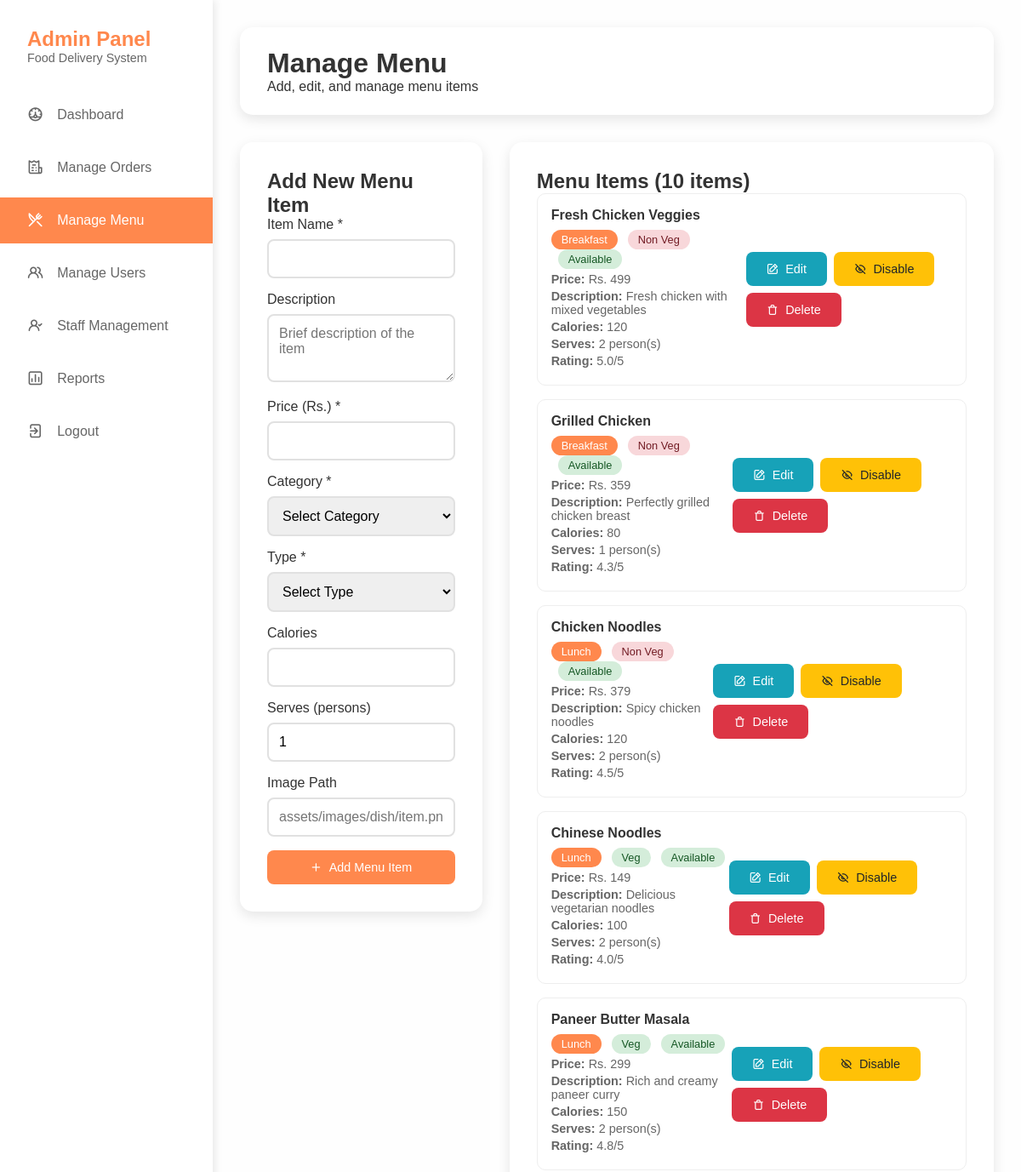
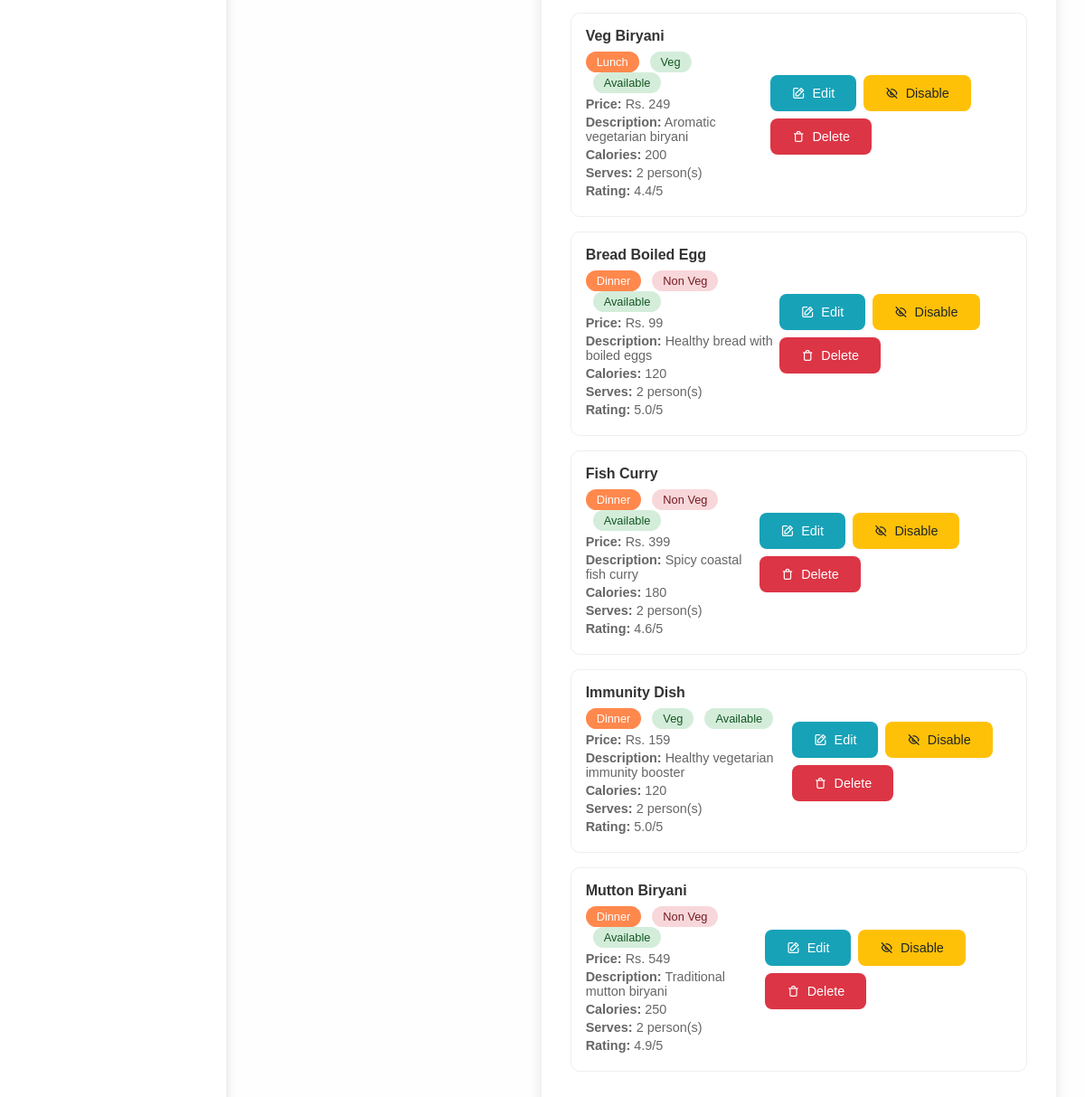
The app's page /admin/menu.php (signed in) with its own data (2 pictures, top to bottom).
### tables this page shows
CREATE TABLE IF NOT EXISTS menu_items (
    id INT AUTO_INCREMENT PRIMARY KEY,
    name VARCHAR(100) NOT NULL,
    description TEXT,
    price DECIMAL(10,2) NOT NULL,
    image VARCHAR(255),
    category ENUM('breakfast', 'lunch', 'dinner') NOT NULL,
    type ENUM('veg', 'non_veg') NOT NULL,
    calories INT,
    persons INT DEFAULT 1,
    rating DECIMAL(2,1) DEFAULT 0,
    is_available BOOLEAN DEFAULT TRUE,
    created_at TIMESTAMP DEFAULT CURRENT_TIMESTAMP
);

### admin/menu.php (the view, shortened to what this page needs)
<?php
$database = new Database();
$db = $database->getConnection();
$query = "SELECT * FROM menu_items ORDER BY category, name";
$stmt = $db->prepare($query);
$stmt->execute();
$menu_items = $stmt->fetchAll(PDO::FETCH_ASSOC);
?>
<!DOCTYPE html>
<html lang="en">
<head>
    <link rel="stylesheet" href="https://unicons.iconscout.com/release/v4.0.0/css/line.css">
</head>
<body>
    <div class="dashboard">
        <aside class="sidebar">
            <div class="sidebar-header">
                <h2>Admin Panel</h2>
                <p>Food Delivery System</p>
            </div>
            <ul class="sidebar-menu">
                <li><a href="dashboard.php"><i class="uil uil-dashboard"></i> Dashboard</a></li>
                <li><a href="orders.php"><i class="uil uil-receipt"></i> Manage Orders</a></li>
                <li><a href="menu.php" class="active"><i class="uil uil-restaurant"></i> Manage Menu</a></li>
                <li><a href="users.php"><i class="uil uil-users-alt"></i> Manage Users</a></li>
                <li><a href="staff.php"><i class="uil uil-user-check"></i> Staff Management</a></li>
                <li><a href="reports.php"><i class="uil uil-chart"></i> Reports</a></li>
                <li><a href="../logout.php"><i class="uil uil-signout"></i> Logout</a></li>
            </ul>
        </aside>
        <main class="main-content">
            <div class="header">
                <h1>Manage Menu</h1>
                <p>Add, edit, and manage menu items</p>
            </div>
            <div class="content-grid">
                <div class="add-item-section">
                    <h2>Add New Menu Item</h2>
                    <form method="POST">
                        <div class="form-group">
                            <label for="name">Item Name *</label>
                            <input type="text" id="name" name="name" required>
                        </div>
                        <div class="form-group">
                            <label for="description">Description</label>
                            <textarea id="description" name="description" placeholder="Brief description of the item"></textarea>
                        </div>
                        <div class="form-group">
                            <label for="price">Price (Rs.) *</label>
                            <input type="number" id="price" name="price" step="0.01" min="0" required>
                        </div>
                        <div class="form-group">
                            <label for="category">Category *</label>
                            <select id="category" name="category" required>
                                <option value="">Select Category</option>
                            </select>
                        </div>
                        <div class="form-group">
                            <label for="type">Type *</label>
                            <select id="type" name="type" required>
                                <option value="">Select Type</option>
                            </select>
                        </div>
                        <div class="form-group">
                            <label for="calories">Calories</label>
                            <input type="number" id="calories" name="calories" min="0">
                        </div>
                        <div class="form-group">
                            <label for="persons">Serves (persons)</label>
                            <input type="number" id="persons" name="persons" min="1" value="1">
                        </div>
                        <div class="form-group">
                            <label for="image">Image Path</label>
                            <input type="text" id="image" name="image" placeholder="assets/images/dish/item.png">
                        </div>
                        <button type="submit" name="add_item" class="btn btn-primary">
                            <i class="uil uil-plus"></i> Add Menu Item
                        </button>
                    </form>
                </div>
                <div class="menu-items-section">
                    <h2>Menu Items (<?php echo count($menu_items); ?> items)</h2>
                    <?php foreach ($menu_items as $item): ?>
                        <div class="menu-item-card">
                            <div class="item-info">
                                <h4><?php echo $item['name']; ?></h4>
                                <p>
                                    <span class="category-badge"><?php echo ucfirst($item['category']); ?></span>
                                    <span class="type-badge type-<?php echo str_replace('_', '-', $item['type']); ?>">
                                        <?php echo $item['type'] == 'non_veg' ? 'Non Veg' : 'Veg'; ?>
                                    </span>
                                    <span class="availability-badge <?php echo $item['is_available'] ? 'available' : 'unavailable'; ?>">
                                        <?php echo $item['is_available'] ? 'Available' : 'Unavailable'; ?>
                                    </span>
                                </p>
                                <p><strong>Price:</strong> Rs. <?php echo number_format($item['price'], 0); ?></p>
                                <?php if ($item['description']): ?>
                                    <p><strong>Description:</strong> <?php echo substr($item['description'], 0, 50) . (strlen($item['description']) > 50 ? '...' : ''); ?></p>
                                <?php endif; ?>
                                <?php if ($item['calories']): ?>
                                    <p><strong>Calories:</strong> <?php echo $item['calories']; ?></p>
                                <?php endif; ?>
                                <p><strong>Serves:</strong> <?php echo $item['persons']; ?> person(s)</p>
                                <p><strong>Rating:</strong> <?php echo $item['rating']; ?>/5</p>
                            </div>
                            <div class="item-actions">
                                <button onclick="editItem(<?php echo htmlspecialchars(json_encode($item)); ?>)" class="btn btn-info">
                                    <i class="uil uil-edit"></i> Edit
                                </button>
                                <form method="POST" style="display: inline;">
                                    <button type="submit" name="toggle_availability" class="btn <?php echo $item['is_available'] ? 'btn-warning' : 'btn-success'; ?>">
                                        <i class="uil uil-<?php echo $item['is_available'] ? 'eye-slash' : 'eye'; ?>"></i>
                                        <?php echo $item['is_available'] ? 'Disable' : 'Enable'; ?>
                                    </button>
                                </form>
                                <form method="POST" style="display: inline;" onsubmit="return confirm('Are you sure you want to delete this item?')">
                                    <button type="submit" name="delete_item" class="btn btn-danger">
                                        <i class="uil uil-trash"></i> Delete
                                    </button>
                                </form>
                            </div>
                        </div>
                    <?php endforeach; ?>
                </div>
            </div>
        </main>
    </div>
</body>
</html>

### admin/menu.php (style rules this page uses)
* { margin: 0; padding: 0; box-sizing: border-box; }
body { font-family: 'Arial', sans-serif; background: #fefefe; color: #333; }
.dashboard { display: flex; min-height: 100vh; }
.sidebar { width: 250px; background: white; box-shadow: 2px 0 10px rgba(0,0,0,0.1); padding: 2rem 0; }
.sidebar-header { padding: 0 2rem; margin-bottom: 2rem; }
.sidebar-header h2 { color: #ff884d; font-size: 1.5rem; }
.sidebar-header p { color: #666; font-size: 0.9rem; }
.sidebar-menu { list-style: none; }
.sidebar-menu li { margin-bottom: 0.5rem; }
.sidebar-menu a { display: flex; align-items: center; padding: 1rem 2rem; color: #666; text-decoration: none; transition: all 0.3s; }
.sidebar-menu a:hover, .sidebar-menu a.active { background: #ff884d; color: white; }
.sidebar-menu i { margin-right: 1rem; font-size: 1.2rem; }
.main-content { flex: 1; padding: 2rem; }
.header { background: white; padding: 1.5rem 2rem; border-radius: 15px; box-shadow: 0 5px 15px rgba(0,0,0,0.1); margin-bottom: 2rem; }
.content-grid { display: grid; grid-template-columns: 1fr 2fr; gap: 2rem; }
.add-item-section { background: white; padding: 2rem; border-radius: 15px; box-shadow: 0 5px 15px rgba(0,0,0,0.1); height: fit-content; }
.menu-items-section { background: white; padding: 2rem; border-radius: 15px; box-shadow: 0 5px 15px rgba(0,0,0,0.1); }
.form-group { margin-bottom: 1rem; }
.form-group label { display: block; margin-bottom: 0.5rem; color: #333; font-weight: 500; }
.form-group input, .form-group textarea, .form-group select { width: 100%; padding: 0.75rem; border: 2px solid #e1e1e1; border-radius: 8px; font-size: 1rem; transition: border-color 0.3s; font-family: inherit; }
.form-group textarea { resize: vertical; min-height: 80px; }
.btn { padding: 0.75rem 1.5rem; border: none; border-radius: 8px; cursor: pointer; text-decoration: none; display: inline-flex; align-items: center; gap: 0.5rem; transition: all 0.3s; font-size: 0.9rem; }
.btn-primary { background: #ff884d; color: white; width: 100%; justify-content: center; }
.btn-warning { background: #ffc107; color: #212529; }
.btn-danger { background: #dc3545; color: white; }
.btn-info { background: #17a2b8; color: white; }
.menu-item-card { border: 1px solid #eee; border-radius: 10px; padding: 1rem; margin-bottom: 1rem; display: flex; justify-content: space-between; align-items: center; }
.item-info h4 { margin-bottom: 0.5rem; }
.item-info p { color: #666; font-size: 0.9rem; margin-bottom: 0.25rem; }
.item-actions { display: flex; gap: 0.5rem; flex-wrap: wrap; }
.category-badge { display: inline-block; padding: 0.25rem 0.75rem; background: #ff884d; color: white; border-radius: 15px; font-size: 0.8rem; margin-right: 0.5rem; }
.type-badge { display: inline-block; padding: 0.25rem 0.75rem; border-radius: 15px; font-size: 0.8rem; }
.type-veg { background: #d4edda; color: #155724; }
.type-non-veg { background: #f8d7da; color: #721c24; }
.availability-badge { display: inline-block; padding: 0.25rem 0.75rem; border-radius: 15px; font-size: 0.8rem; margin-left: 0.5rem; }
.available { background: #d4edda; color: #155724; }

### records on screen
menu_items: name "Fresh Chicken Veggies", category "Breakfast", type "Non Veg", is_available "Available", price "499", description "Fresh chicken with mixed vegetables", calories "120", persons "2", rating "5.0"
menu_items: name "Grilled Chicken", category "Breakfast", type "Non Veg", is_available "Available", price "359", description "Perfectly grilled chicken breast", calories "80", persons "1", rating "4.3"
menu_items: name "Chicken Noodles", category "Lunch", type "Non Veg", is_available "Available", price "379", description "Spicy chicken noodles", calories "120", persons "2", rating "4.5"
menu_items: name "Chinese Noodles", category "Lunch", type "Veg", is_available "Available", price "149", description "Delicious vegetarian noodles", calories "100", persons "2", rating "4.0"
menu_items: name "Paneer Butter Masala", category "Lunch", type "Veg", is_available "Available", price "299", description "Rich and creamy paneer curry", calories "150", persons "2", rating "4.8"
menu_items: name "Veg Biryani", category "Lunch", type "Veg", is_available "Available", price "249", description "Aromatic vegetarian biryani", calories "200", persons "2", rating "4.4"
menu_items: name "Bread Boiled Egg", category "Dinner", type "Non Veg", is_available "Available", price "99", description "Healthy bread with boiled eggs", calories "120", persons "2", rating "5.0"
menu_items: name "Fish Curry", category "Dinner", type "Non Veg", is_available "Available", price "399", description "Spicy coastal fish curry", calories "180", persons "2", rating "4.6"
menu_items: name "Immunity Dish", category "Dinner", type "Veg", is_available "Available", price "159", description "Healthy vegetarian immunity booster", calories "120", persons "2", rating "5.0"
menu_items: name "Mutton Biryani", category "Dinner", type "Non Veg", is_available "Available", price "549", description "Traditional mutton biryani", calories "250", persons "2", rating "4.9"

### other values on screen
count($menu_items) "10"
